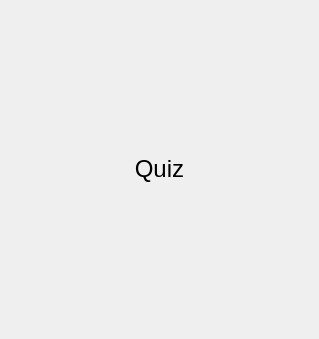
<?xml version="1.0" encoding="UTF-8"?>
<ui version="4.0">
 <class>QuizSimulator</class>
 <widget class="QWidget" name="QuizSimulator">
  <property name="geometry">
   <rect>
    <x>0</x>
    <y>0</y>
    <width>319</width>
    <height>339</height>
   </rect>
  </property>
  <property name="windowTitle">
   <string>Form</string>
  </property>
  <layout class="QHBoxLayout" name="horizontalLayout">
   <property name="spacing">
    <number>0</number>
   </property>
   <property name="leftMargin">
    <number>0</number>
   </property>
   <property name="topMargin">
    <number>0</number>
   </property>
   <property name="rightMargin">
    <number>0</number>
   </property>
   <property name="bottomMargin">
    <number>0</number>
   </property>
   <item>
    <widget class="QStackedWidget" name="m_phoneWidget">
     <property name="currentIndex">
      <number>0</number>
     </property>
     <widget class="QWidget" name="m_pageStopped">
      <layout class="QHBoxLayout" name="horizontalLayout_3">
       <property name="leftMargin">
        <number>0</number>
       </property>
       <property name="topMargin">
        <number>0</number>
       </property>
       <property name="rightMargin">
        <number>0</number>
       </property>
       <property name="bottomMargin">
        <number>0</number>
       </property>
       <item>
        <widget class="QLabel" name="m_lblHeading_2">
         <property name="text">
          <string notr="true">&lt;html&gt;&lt;head/&gt;&lt;body&gt;&lt;p&gt;&lt;span style=&quot; font-size:18pt;&quot;&gt;Quiz&lt;/span&gt;&lt;/p&gt;&lt;/body&gt;&lt;/html&gt;</string>
         </property>
         <property name="alignment">
          <set>Qt::AlignCenter</set>
         </property>
        </widget>
       </item>
      </layout>
     </widget>
     <widget class="QWidget" name="m_pageWelcome">
      <layout class="QVBoxLayout" name="verticalLayout_2">
       <item>
        <spacer name="verticalSpacer_2">
         <property name="orientation">
          <enum>Qt::Vertical</enum>
         </property>
         <property name="sizeHint" stdset="0">
          <size>
           <width>20</width>
           <height>116</height>
          </size>
         </property>
        </spacer>
       </item>
       <item>
        <widget class="QLabel" name="m_lblHeading">
         <property name="text">
          <string notr="true">Heading</string>
         </property>
         <property name="alignment">
          <set>Qt::AlignCenter</set>
         </property>
        </widget>
       </item>
       <item>
        <widget class="Line" name="line_2">
         <property name="orientation">
          <enum>Qt::Horizontal</enum>
         </property>
        </widget>
       </item>
       <item>
        <widget class="QLabel" name="m_lblAuthor">
         <property name="text">
          <string notr="true">Author</string>
         </property>
         <property name="alignment">
          <set>Qt::AlignCenter</set>
         </property>
        </widget>
       </item>
       <item>
        <spacer name="verticalSpacer_3">
         <property name="orientation">
          <enum>Qt::Vertical</enum>
         </property>
         <property name="sizeHint" stdset="0">
          <size>
           <width>20</width>
           <height>115</height>
          </size>
         </property>
        </spacer>
       </item>
       <item>
        <layout class="QHBoxLayout" name="horizontalLayout_2">
         <item>
          <spacer name="horizontalSpacer_3">
           <property name="orientation">
            <enum>Qt::Horizontal</enum>
           </property>
           <property name="sizeHint" stdset="0">
            <size>
             <width>40</width>
             <height>20</height>
            </size>
           </property>
          </spacer>
         </item>
         <item>
          <widget class="QPushButton" name="m_btnStart">
           <property name="enabled">
            <bool>false</bool>
           </property>
           <property name="text">
            <string>&amp;Start</string>
           </property>
          </widget>
         </item>
         <item>
          <spacer name="horizontalSpacer_4">
           <property name="orientation">
            <enum>Qt::Horizontal</enum>
           </property>
           <property name="sizeHint" stdset="0">
            <size>
             <width>40</width>
             <height>20</height>
            </size>
           </property>
          </spacer>
         </item>
        </layout>
       </item>
      </layout>
     </widget>
     <widget class="QWidget" name="m_pageFinish">
      <layout class="QVBoxLayout" name="verticalLayout">
       <item>
        <widget class="QLabel" name="label">
         <property name="text">
          <string>You have completed the quiz</string>
         </property>
         <property name="alignment">
          <set>Qt::AlignCenter</set>
         </property>
        </widget>
       </item>
       <item>
        <widget class="Line" name="line">
         <property name="orientation">
          <enum>Qt::Horizontal</enum>
         </property>
        </widget>
       </item>
       <item>
        <widget class="QLabel" name="m_lblTotalCorrect">
         <property name="text">
          <string>Total correct: %1</string>
         </property>
         <property name="alignment">
          <set>Qt::AlignCenter</set>
         </property>
        </widget>
       </item>
       <item>
        <widget class="QLabel" name="m_lblTotalWrong">
         <property name="text">
          <string>Total wrong: %1</string>
         </property>
         <property name="alignment">
          <set>Qt::AlignCenter</set>
         </property>
        </widget>
       </item>
       <item>
        <widget class="QLabel" name="m_lblTotalUnanswered">
         <property name="text">
          <string>Total unanswered: %1</string>
         </property>
         <property name="alignment">
          <set>Qt::AlignCenter</set>
         </property>
        </widget>
       </item>
       <item>
        <spacer name="verticalSpacer">
         <property name="orientation">
          <enum>Qt::Vertical</enum>
         </property>
         <property name="sizeHint" stdset="0">
          <size>
           <width>20</width>
           <height>40</height>
          </size>
         </property>
        </spacer>
       </item>
       <item>
        <layout class="QGridLayout" name="gridLayout">
         <item row="0" column="2" rowspan="2">
          <spacer name="horizontalSpacer_2">
           <property name="orientation">
            <enum>Qt::Horizontal</enum>
           </property>
           <property name="sizeHint" stdset="0">
            <size>
             <width>40</width>
             <height>20</height>
            </size>
           </property>
          </spacer>
         </item>
         <item row="1" column="1">
          <widget class="QPushButton" name="m_btnExit">
           <property name="text">
            <string>&amp;Exit</string>
           </property>
          </widget>
         </item>
         <item row="0" column="0" rowspan="2">
          <spacer name="horizontalSpacer">
           <property name="orientation">
            <enum>Qt::Horizontal</enum>
           </property>
           <property name="sizeHint" stdset="0">
            <size>
             <width>40</width>
             <height>20</height>
            </size>
           </property>
          </spacer>
         </item>
         <item row="0" column="1">
          <widget class="QPushButton" name="m_btnRestart">
           <property name="text">
            <string>&amp;Restart</string>
           </property>
          </widget>
         </item>
        </layout>
       </item>
      </layout>
     </widget>
    </widget>
   </item>
  </layout>
 </widget>
 <resources/>
 <connections/>
</ui>
